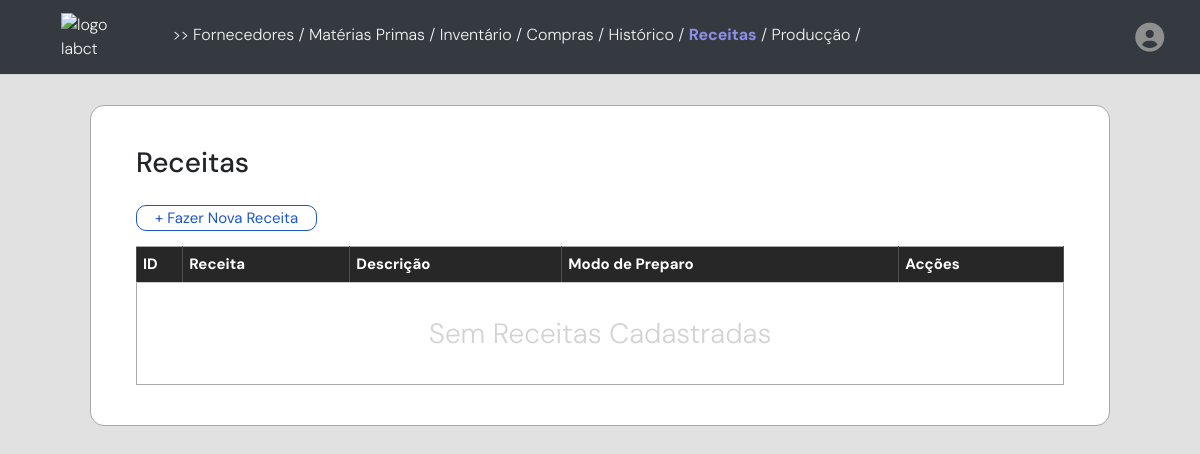
/receitas (signed in), run on an earlier commit of the app's database.
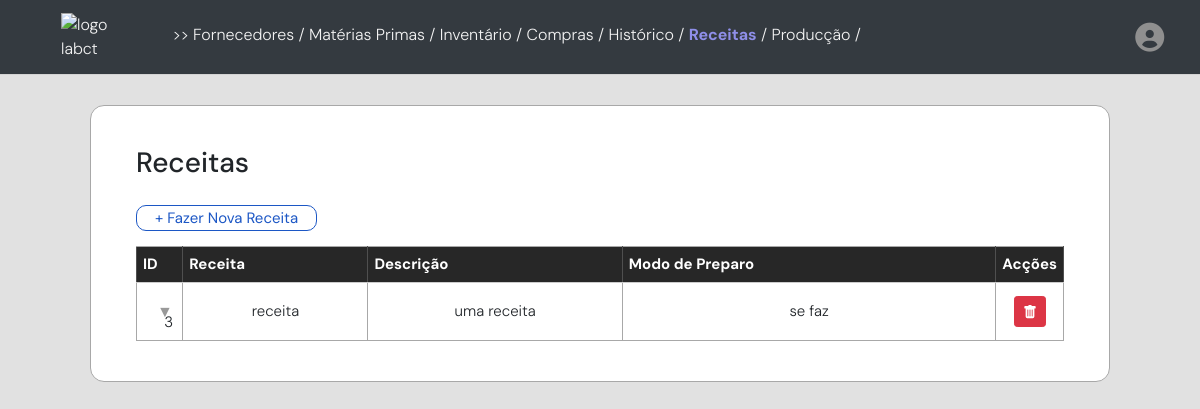
And on a later commit of the database.
### models/receitas_model.py (models this page shows)
class Receitas(db.Model):
    __tablename__ = "receitas"
    __table_args__ = {"extend_existing": True}
    id_rct = db.Column(db.Integer, primary_key=True, autoincrement=True)
    nome_rct = db.Column(db.String(75))
    descricao_rct = db.Column(db.Text)
    preparo_rct = db.Column(db.Text)
    user_id = db.Column(db.Integer, db.ForeignKey('usuarios.id'), nullable=False)
    usuarios = db.relationship("Usuarios", back_populates="receitas")
    receitasmateriasprimas = db.relationship("ReceitaMateriasPrimas", back_populates="receitas")
    producdados = db.relationship("ProducDados", back_populates="receitas")

### app.py (the view, shortened to what this page needs)
@app.route('/receitas', methods=['GET', 'POST'])
@login_required
def receitas():
    materiasprimas = MateriasPrimas.query.filter_by(user_id=current_user.id).all()
    materiasprimas_schema = MateriasPrimasSchema(many=True)
    serialized_data_mp = materiasprimas_schema.dump(materiasprimas)
    receitas = Receitas.query.filter_by(user_id=current_user.id).all()
    receitas_schema = ReceitasSchema(many=True)
    serialized_data_rct = receitas_schema.dump(receitas)
    receitasmp = ReceitaMateriasPrimas.query.filter_by(user_id=current_user.id).all()
    receitasmp_schema = ReceitasMateriasPrimasSchema(many=True)
    serialized_data_rctmp = receitasmp_schema.dump(receitasmp)
    return render_template('receitas2.html',
    materiasprimas=serialized_data_mp,
    receitas=serialized_data_rct,
    receitasmp=serialized_data_rctmp)

### app.py (called while the page is built)
@login_manager.user_loader
def user_loader(user_id):
    return Usuarios.query.get(int(user_id))

### templates/receitas2.html (shortened to what this page needs)
{% extends "base.html" %}
{% block content %}
<body>
    <div class="container">
        <div class="tabela">
            <h3 style="margin-bottom: 25px;"> Receitas </h3>
            <button style="margin-bottom: 15px;" data-toggle="modal" data-target="#cadastrarReceitaModal" class="btn-cadastrar">
                + Fazer Nova Receita</button>
            <div class="listaInventario">
                <table class="fold-table parent-table" id="myTable">
                    <thead>
                        <tr>
                            <th style="width: 5%;">ID</th>
                            <th>Receita</th>
                            <th>Descrição</th>
                            <th>Modo de Preparo</th>
                            <th>Acções</th>
                        </tr>
                    </thead>
                    <tbody class="tbody-parent">
                        {% if not receitas %}
                        <tr class="semCompras">
                            <td colspan="6">
                                <h3 style="font-weight: 300; color: lightgray; margin-block: 28px;">
                                    Sem Receitas Cadastradas</h3>
                            </td>
                        </tr>
                        {% endif %}
                        {% for rct in receitas %}
                        <tr class="view">
                            <td style="margin-left: 10px; text-align: center;"> &nbsp &nbsp{{ rct.id_rct }}</td>
                            <td>{{ rct.nome_rct }}</td>
                            <td>{{ rct.descricao_rct }}</td>
                            <td>{{ rct.preparo_rct }}</td>
                            <td style="width: 5%;">
                                <div
                                    style="display: flex; flex-direction: row; justify-content: center; align-items: center;">
                                    <button type="button" style="margin: 3px; " class="btn btn-danger btn-sm"
                                        data-toggle="modal" data-target="#deleteModal{{ rct.id_rct }}">
                                    </button>
                                </div>
                            </td>
                        </tr>
                        {% endfor %}
                    </tbody>
                </table>
            </div>
        </div>
    </div>
</body>
{% endblock %}

What changed in the data, as far as the page shows it:
added Receitas: id_rct "3", nome_rct "receita", descricao_rct "uma receita", preparo_rct "se faz"
Also different on the page:
text no longer shown: "Sem Receitas Cadastradas"
